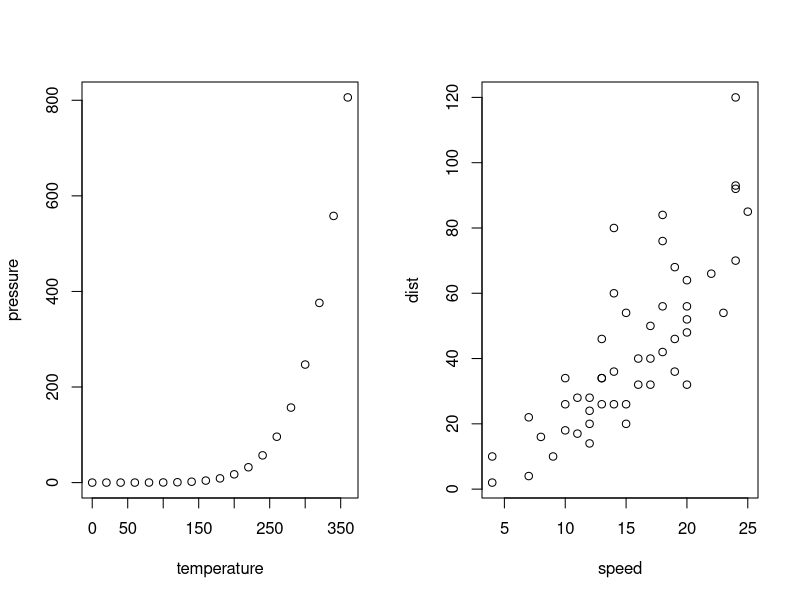
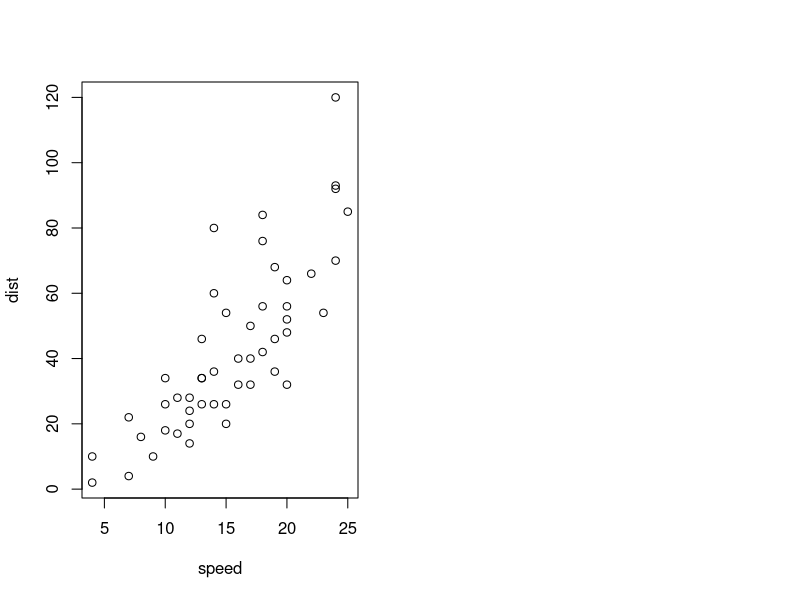

Write R code to recreate these figures, in order.
## ---- chunk 1
#paquete::funcion()
knitr::opts_chunk$set(echo = TRUE, eval = T,fig.align = "center" )
## ---- chunk 2
2+2
summary(cars)

## ---- chunk 3
par(mfrow=c(1,2))
plot(pressure)
plot(cars)
## ---- chunk 4
plot(cars)
